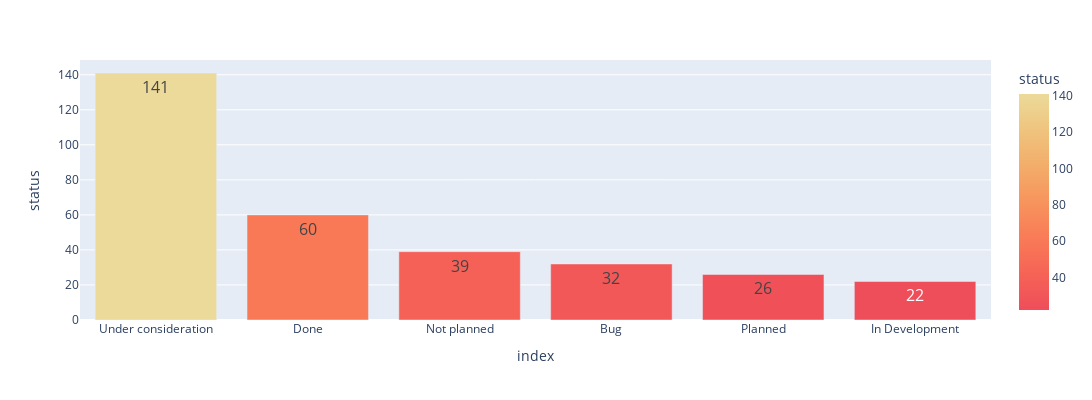

The cell this chart's notebook holds for it:
### Code cell
data_status = data['status'].value_counts().reset_index()
x_axis = data_status['index']

fig = px.bar(
    data_status,
    x='index',
    y='status',
    color='status',
    # color_continuous_scale=px.colors.sequential.Viridis,
    color_continuous_scale=str(px.colors.named_colorscales()[27])+'_r',
    width=1200,
    height=400,
    text_auto=True
)

fig.update_layout(xaxis={'categoryorder':'total descending'})

fig.update_traces(textfont_size=16)

fig.show()

### Figure 1 — Plotly figure (JSON) as saved in the notebook; plotly's stock layout.template omitted (floating-point values rounded to 4 significant figures)
{"data": [{"alignmentgroup": "True", "hovertemplate": "index=%{x}<br>status=%{marker.color}<extra></extra>", "legendgroup": "", "marker": {"color": [141, 60, 39, 32, 26, 22], "coloraxis": "coloraxis", "pattern": {"shape": ""}}, "name": "", "offsetgroup": "", "orientation": "v", "showlegend": false, "textfont": {"size": 16}, "textposition": "auto", "texttemplate": "%{y}", "type": "bar", "x": ["Under consideration", "Done", "Not planned", "Bug", "Planned", "In Development"], "xaxis": "x", "y": [141, 60, 39, 32, 26, 22], "yaxis": "y"}], "layout": {"barmode": "relative", "coloraxis": {"colorbar": {"title": {"text": "status"}}, "colorscale": [[0, "rgb(238, 77, 90)"], [0.1667, "rgb(246, 99, 86)"], [0.3333, "rgb(249, 123, 87)"], [0.5, "rgb(247, 148, 93)"], [0.6667, "rgb(243, 173, 106)"], [0.8333, "rgb(239, 196, 126)"], [1, "rgb(236, 218, 154)"]]}, "height": 400, "legend": {"tracegroupgap": 0}, "margin": {"t": 60}, "width": 1200, "xaxis": {"anchor": "y", "categoryorder": "total descending", "domain": [0, 1], "title": {"text": "index"}}, "yaxis": {"anchor": "x", "domain": [0, 1], "title": {"text": "status"}}}}
